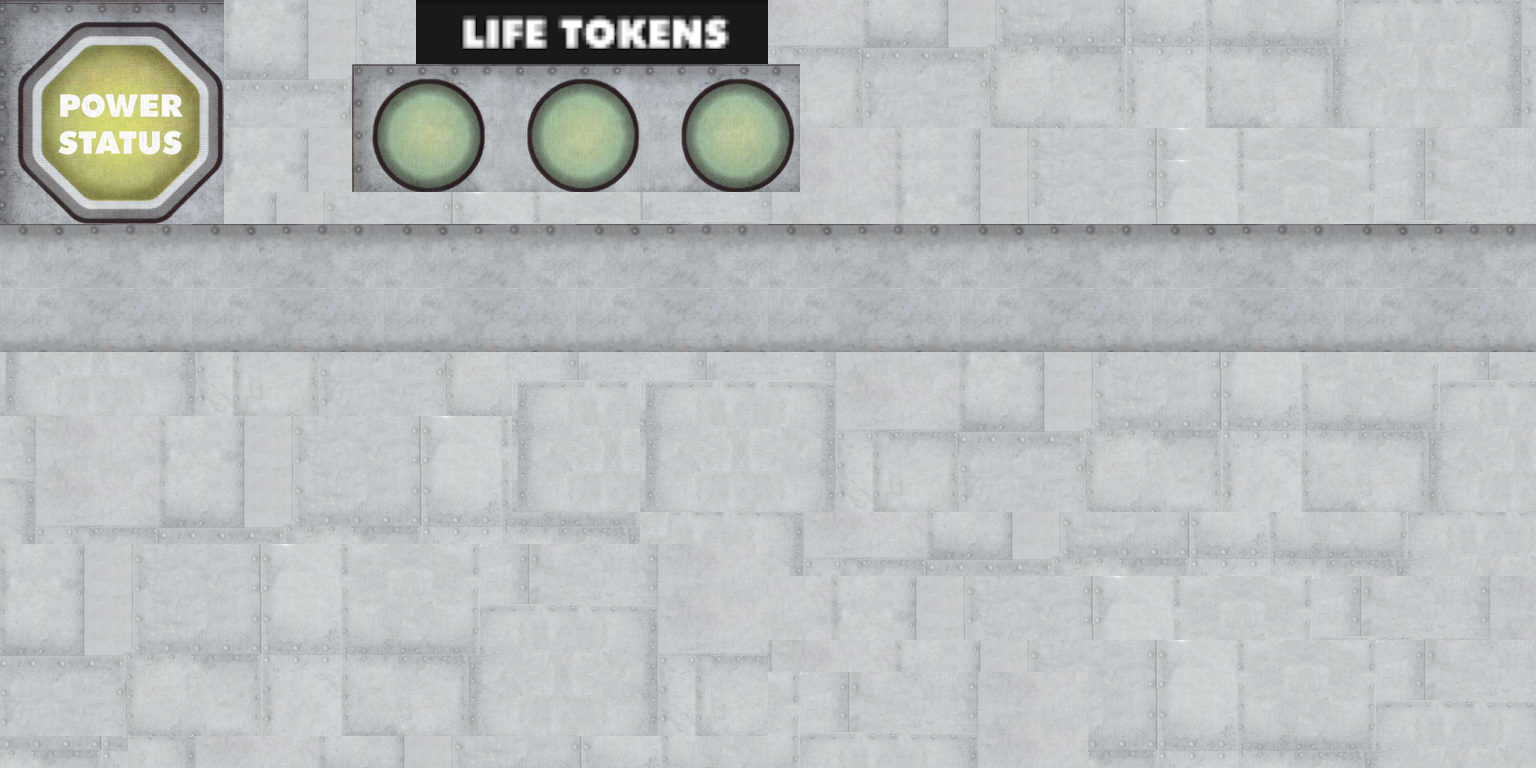

Rendered tile map (Tiled .tmx) drawn with the repository's tilesets; below, a short description and the full map source, tile grids included:
An orthogonal 48x24 tile map with 32x32 px tiles, 1 tile layer (Tile Layer 1), 8 tilesets.

<map version="1.2" tiledversion="1.2.2" orientation="orthogonal" renderorder="right-down" width="48" height="24" tilewidth="32" tileheight="32" infinite="0" nextlayerid="16" nextobjectid="1">
 <tileset firstgid="1" name="backGround" tilewidth="32" tileheight="32" tilecount="204" columns="34">
  <image source="backGround.png" width="1107" height="200" />
 </tileset>
 <tileset firstgid="205" name="PowerStatus" tilewidth="32" tileheight="32" tilecount="49" columns="7">
  <image source="PowerStatus.png" width="242" height="248" />
 </tileset>
 <tileset firstgid="254" name="PowerDown" tilewidth="32" tileheight="32" tilecount="49" columns="7">
  <image source="PowerDown.png" width="241" height="248" />
 </tileset>
 <tileset firstgid="303" name="LifeTokensStatus" tilewidth="32" tileheight="32" tilecount="56" columns="14">
  <image source="LifeTokensStatus.png" width="463" height="144" />
 </tileset>
 <tileset firstgid="359" name="RimWaringSigns" tilewidth="32" tileheight="32" margin="1" tilecount="12" columns="6">
  <image source="RimWaringSigns.png" width="212" height="76" />
 </tileset>
 <tileset firstgid="371" name="RimWarningSignsRotated" tilewidth="32" tileheight="32" margin="1" tilecount="12" columns="6">
  <image source="RimWarningSignsRotated.png" width="212" height="76" />
 </tileset>
 <tileset firstgid="383" name="cardsTexture" tilewidth="32" tileheight="32" margin="1" tilecount="16065" columns="255">
  <image source="ProgramCardsTexturePack/cardsTexture.png" width="8192" height="2048" />
 </tileset>
 <tileset firstgid="16448" name="LifeTokensText" tilewidth="32" tileheight="32" tilecount="30" columns="15">
  <image source="LifeTokensText.png" width="488" height="64" />
 </tileset>
 <layer id="14" name="Tile Layer 1" width="48" height="24">
  <data encoding="csv">
205,206,207,208,209,210,211,45,46,47,48,49,50,16450,16451,16452,16453,16454,16455,16456,16457,16458,16459,16460,76,77,78,79,80,81,82,83,84,85,86,87,88,89,90,91,92,93,94,95,96,97,98,99,
212,213,214,215,216,217,218,79,80,81,82,83,84,16465,16466,16467,16468,16469,16470,16471,16472,16473,16474,16475,110,111,112,113,114,115,116,117,118,119,120,121,122,123,124,125,126,127,128,129,130,131,132,133,
219,220,221,222,223,224,225,113,114,115,116,303,304,305,306,307,308,309,310,311,312,313,314,315,316,145,146,147,148,149,150,151,152,153,154,155,156,157,158,159,160,161,162,163,164,165,166,167,
226,227,228,229,230,231,232,147,148,149,150,317,318,319,320,321,322,323,324,325,326,327,328,329,330,179,180,181,182,183,184,185,186,187,188,189,190,191,192,193,194,195,196,197,198,199,200,201,
233,234,235,236,237,238,239,11,12,13,14,331,332,333,334,335,336,337,338,339,340,341,342,343,344,8,9,10,11,12,13,14,15,16,17,18,19,20,21,22,23,24,25,26,27,28,29,30,
240,241,242,243,244,245,246,45,46,47,48,345,346,347,348,349,350,351,352,353,354,355,356,357,358,8,9,10,11,12,13,14,15,16,17,18,19,20,21,22,23,24,25,26,27,28,29,30,
247,248,249,250,251,252,253,12,13,14,15,16,17,18,19,20,21,22,23,24,37,38,39,40,41,42,43,44,45,46,47,48,49,50,51,52,53,54,55,56,57,58,59,60,61,62,63,64,
371,372,373,374,375,376,371,372,373,374,375,376,371,372,373,374,375,376,371,372,373,374,375,376,371,372,373,374,375,376,371,372,373,374,375,376,371,372,373,374,375,376,371,372,373,374,375,376,
377,378,379,380,381,382,377,378,379,380,381,382,377,378,379,380,381,382,377,378,379,380,381,382,377,378,379,380,381,382,377,378,379,380,381,382,377,378,379,380,381,382,377,378,379,380,381,382,
359,360,361,362,363,364,359,360,361,362,363,364,359,360,361,362,363,364,359,360,361,362,363,364,359,360,361,362,363,364,359,360,361,362,363,364,359,360,361,362,363,364,359,360,361,362,363,364,
365,366,367,368,369,370,365,366,367,368,369,370,365,366,367,368,369,370,365,366,367,368,369,370,365,366,367,368,369,370,365,366,367,368,369,370,365,366,367,368,369,370,365,366,367,368,369,370,
137,138,139,140,141,142,143,144,145,146,147,148,149,150,151,152,35,36,37,38,35,36,37,38,39,40,41,42,43,44,45,46,47,48,49,50,51,52,53,54,55,56,57,58,59,60,61,62,
171,172,173,174,175,176,177,178,179,180,181,182,183,184,185,186,69,70,71,72,69,70,71,72,73,74,75,76,77,78,79,80,81,82,83,84,85,86,87,88,89,90,91,92,93,94,95,96,
6,7,8,9,10,11,12,13,14,15,16,17,18,19,20,21,103,104,105,106,103,104,105,106,107,108,109,110,111,112,113,114,115,116,117,118,119,120,121,122,123,124,125,126,127,128,129,130,
40,41,42,43,44,45,46,47,48,49,50,51,52,53,54,55,137,138,139,140,137,138,139,140,141,142,143,144,145,146,147,148,149,150,151,152,153,154,155,156,157,158,159,160,161,162,163,164,
74,75,76,77,78,79,80,81,82,83,84,85,86,87,88,89,171,172,173,174,171,172,173,174,175,176,177,178,179,180,181,182,183,184,185,186,187,188,189,190,191,192,193,194,195,196,197,198,
108,109,110,111,112,113,114,115,116,117,118,119,120,121,122,123,124,125,126,127,139,71,72,73,74,75,76,77,78,79,80,81,82,83,84,85,86,87,88,89,90,91,92,93,94,95,96,97,
11,12,13,14,15,16,17,18,19,20,21,22,23,24,25,26,27,28,29,30,31,32,33,34,108,109,110,111,112,113,114,115,116,117,118,119,120,121,122,123,124,125,126,127,128,129,130,131,
45,46,47,48,49,50,51,52,53,54,55,56,57,58,59,60,61,62,63,64,65,66,67,68,9,10,11,12,13,14,15,16,17,18,19,20,21,22,23,24,25,26,27,28,29,30,31,32,
79,80,81,82,83,84,85,86,87,88,89,90,91,92,93,94,95,96,97,98,99,100,101,102,43,44,45,46,47,48,49,50,51,52,53,54,55,56,57,58,59,60,61,62,63,64,65,66,
113,114,115,116,117,118,119,120,121,122,123,124,125,126,127,128,129,130,131,132,133,134,135,136,7,8,9,10,11,12,13,14,15,16,17,18,19,20,21,22,23,24,25,26,27,28,29,30,
147,148,149,150,151,152,153,154,155,156,157,158,159,160,161,162,163,164,165,166,167,168,169,170,25,26,27,28,29,30,31,32,33,34,51,52,53,54,55,56,57,58,59,60,61,62,63,64,
181,182,183,184,185,186,187,188,189,190,191,192,193,194,195,196,197,198,199,200,201,202,203,204,59,60,61,62,63,64,65,66,67,68,85,86,87,88,89,90,91,92,93,94,95,96,97,98,
118,119,120,121,73,74,75,76,77,78,79,80,81,82,83,84,85,86,87,88,89,90,91,92,93,94,95,96,97,98,99,100,101,102,119,120,121,122,123,124,125,126,127,128,129,130,131,132
</data>
 </layer>
</map>
